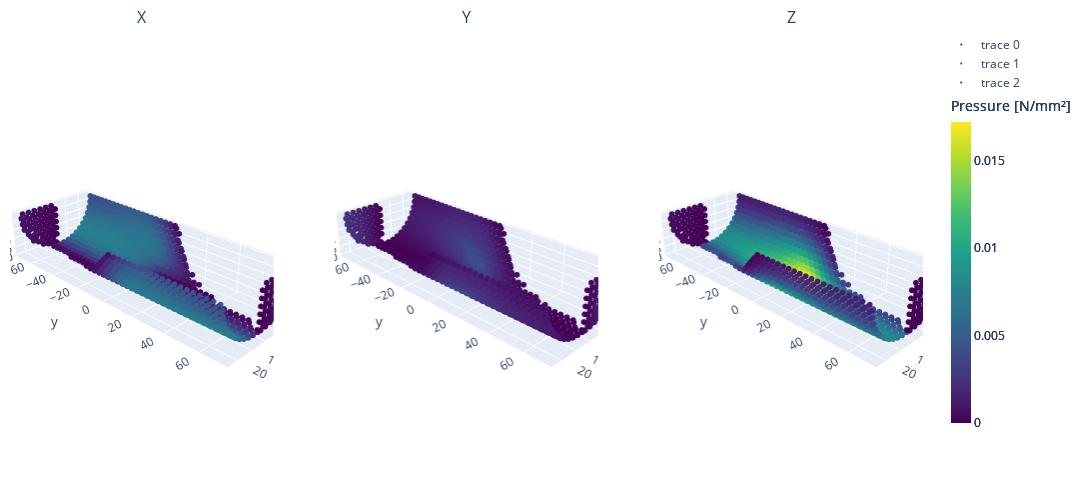

Notebook source saved alongside this figure:
### Markdown cell above
## Force Scatter XYZ

### Code cell
# Calculate global color scale limits based on the maximum absolute pressure value
max_abs_pressure = np.max(np.abs(pressures))

fig = make_subplots(
    rows=1,
    cols=3,
    subplot_titles=("X", "Y", "Z"),
    specs=[[{"type": "scatter3d"}, {"type": "scatter3d"}, {"type": "scatter3d"}]],
)

for i in range(3):
    scatter = go.Scatter3d(
        x=point_list[:, 0],
        y=point_list[:, 1],
        z=point_list[:, 2],
        mode="markers",
        marker=dict(
            size=2,
            color=np.abs(pressures[:, i]),  # Set color equal to a variable
            colorscale=colormap,  # Choose a colormap
            cmin=0,  # Set consistent color scale limits
            cmax=max_abs_pressure,  # Set consistent color scale limits
            colorbar=dict(
                title="Pressure [N/mm²]",
                len=0.75,
                thickness=20,
            ),
            opacity=1,
        ),
    )
    fig.add_trace(scatter, row=1, col=i + 1)

fig.update_layout(
    width=1200,  # Adjusted for 3 plots
    height=500,
    margin=dict(l=10, r=10, t=30, b=10),
    scene1=dict(
        aspectmode="data",
        aspectratio=dict(x=1, y=1, z=1),
        camera=dict(eye=dict(x=3, y=3, z=2)),
    ),
    scene2=dict(
        aspectmode="data",
        aspectratio=dict(x=1, y=1, z=1),
        camera=dict(eye=dict(x=3, y=3, z=2)),
    ),
    scene3=dict(
        aspectmode="data",
        aspectratio=dict(x=1, y=1, z=1),
        camera=dict(eye=dict(x=3, y=3, z=2)),
    ),
)

display(fig)

### Figure 1 — Plotly figure (JSON) as saved in the notebook; plotly's stock layout.template omitted (floating-point values rounded to 4 significant figures; data arrays with more than 128 entries replaced by an {"elided": "..."} marker saying what was removed)
{"data": [{"marker": {"cmax": 0.01726, "cmin": 0, "color": {"elided": "1400 float values"}, "colorbar": {"len": 0.75, "thickness": 20, "title": {"text": "Pressure [N/mm²]"}}, "colorscale": [[0, "#440154"], [0.1111, "#482878"], [0.2222, "#3e4989"], [0.3333, "#31688e"], [0.4444, "#26828e"], [0.5556, "#1f9e89"], [0.6667, "#35b779"], [0.7778, "#6ece58"], [0.8889, "#b5de2b"], [1, "#fde725"]], "opacity": 1, "size": 2}, "mode": "markers", "scene": "scene", "type": "scatter3d", "x": {"elided": "1400 float values"}, "y": {"elided": "1400 float values"}, "z": {"elided": "1400 float values"}}, {"marker": {"cmax": 0.01726, "cmin": 0, "color": {"elided": "1400 float values"}, "colorbar": {"len": 0.75, "thickness": 20, "title": {"text": "Pressure [N/mm²]"}}, "colorscale": [[0, "#440154"], [0.1111, "#482878"], [0.2222, "#3e4989"], [0.3333, "#31688e"], [0.4444, "#26828e"], [0.5556, "#1f9e89"], [0.6667, "#35b779"], [0.7778, "#6ece58"], [0.8889, "#b5de2b"], [1, "#fde725"]], "opacity": 1, "size": 2}, "mode": "markers", "scene": "scene2", "type": "scatter3d", "x": {"elided": "1400 float values"}, "y": {"elided": "1400 float values"}, "z": {"elided": "1400 float values"}}, {"marker": {"cmax": 0.01726, "cmin": 0, "color": {"elided": "1400 float values"}, "colorbar": {"len": 0.75, "thickness": 20, "title": {"text": "Pressure [N/mm²]"}}, "colorscale": [[0, "#440154"], [0.1111, "#482878"], [0.2222, "#3e4989"], [0.3333, "#31688e"], [0.4444, "#26828e"], [0.5556, "#1f9e89"], [0.6667, "#35b779"], [0.7778, "#6ece58"], [0.8889, "#b5de2b"], [1, "#fde725"]], "opacity": 1, "size": 2}, "mode": "markers", "scene": "scene3", "type": "scatter3d", "x": {"elided": "1400 float values"}, "y": {"elided": "1400 float values"}, "z": {"elided": "1400 float values"}}], "layout": {"annotations": [{"font": {"size": 16}, "showarrow": false, "text": "X", "x": 0.1444, "xanchor": "center", "xref": "paper", "y": 1, "yanchor": "bottom", "yref": "paper"}, {"font": {"size": 16}, "showarrow": false, "text": "Y", "x": 0.5, "xanchor": "center", "xref": "paper", "y": 1, "yanchor": "bottom", "yref": "paper"}, {"font": {"size": 16}, "showarrow": false, "text": "Z", "x": 0.8556, "xanchor": "center", "xref": "paper", "y": 1, "yanchor": "bottom", "yref": "paper"}], "height": 500, "margin": {"b": 10, "l": 10, "r": 10, "t": 30}, "scene": {"aspectmode": "data", "aspectratio": {"x": 1, "y": 1, "z": 1}, "camera": {"eye": {"x": 3, "y": 3, "z": 2}}, "domain": {"x": [0, 0.2889], "y": [0, 1]}}, "scene2": {"aspectmode": "data", "aspectratio": {"x": 1, "y": 1, "z": 1}, "camera": {"eye": {"x": 3, "y": 3, "z": 2}}, "domain": {"x": [0.3556, 0.6444], "y": [0, 1]}}, "scene3": {"aspectmode": "data", "aspectratio": {"x": 1, "y": 1, "z": 1}, "camera": {"eye": {"x": 3, "y": 3, "z": 2}}, "domain": {"x": [0.7111, 1], "y": [0, 1]}}, "width": 1200}}
